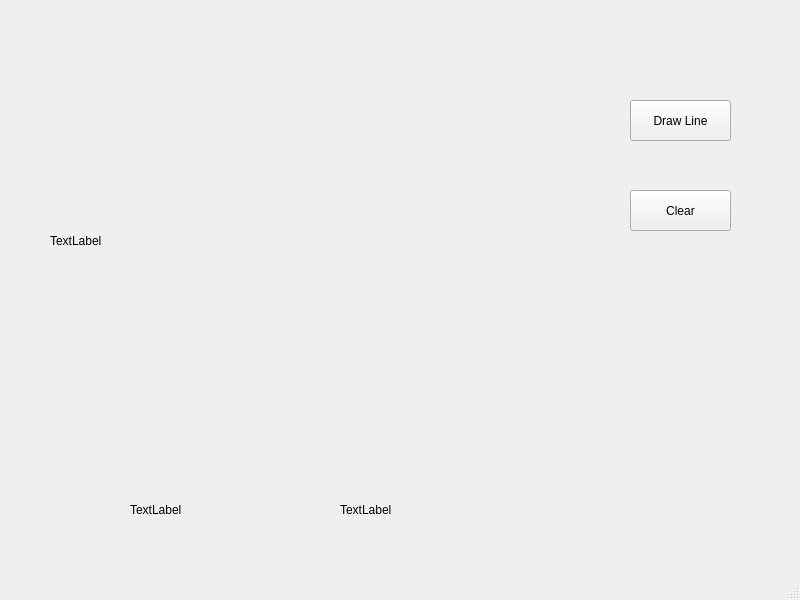
<?xml version="1.0" encoding="UTF-8"?>
<ui version="4.0">
 <class>MainWindow</class>
 <widget class="QMainWindow" name="MainWindow">
  <property name="geometry">
   <rect>
    <x>0</x>
    <y>0</y>
    <width>800</width>
    <height>600</height>
   </rect>
  </property>
  <property name="windowTitle">
   <string>MainWindow</string>
  </property>
  <widget class="QWidget" name="centralwidget">
   <widget class="my_label" name="frame">
    <property name="geometry">
     <rect>
      <x>50</x>
      <y>40</y>
      <width>551</width>
      <height>401</height>
     </rect>
    </property>
    <property name="text">
     <string>TextLabel</string>
    </property>
   </widget>
   <widget class="QLabel" name="mouse_movement">
    <property name="geometry">
     <rect>
      <x>130</x>
      <y>500</y>
      <width>63</width>
      <height>20</height>
     </rect>
    </property>
    <property name="text">
     <string>TextLabel</string>
    </property>
   </widget>
   <widget class="QLabel" name="mouse_pressed">
    <property name="geometry">
     <rect>
      <x>340</x>
      <y>500</y>
      <width>63</width>
      <height>20</height>
     </rect>
    </property>
    <property name="text">
     <string>TextLabel</string>
    </property>
   </widget>
   <widget class="QPushButton" name="draw_line">
    <property name="geometry">
     <rect>
      <x>630</x>
      <y>100</y>
      <width>101</width>
      <height>41</height>
     </rect>
    </property>
    <property name="text">
     <string>Draw Line</string>
    </property>
   </widget>
   <widget class="QPushButton" name="clear">
    <property name="geometry">
     <rect>
      <x>630</x>
      <y>190</y>
      <width>101</width>
      <height>41</height>
     </rect>
    </property>
    <property name="text">
     <string>Clear</string>
    </property>
   </widget>
  </widget>
  <widget class="QMenuBar" name="menubar">
   <property name="geometry">
    <rect>
     <x>0</x>
     <y>0</y>
     <width>800</width>
     <height>25</height>
    </rect>
   </property>
  </widget>
  <widget class="QStatusBar" name="statusbar"/>
 </widget>
 <customwidgets>
  <customwidget>
   <class>my_label</class>
   <extends>QLabel</extends>
   <header location="global">my_label.h</header>
  </customwidget>
 </customwidgets>
 <resources/>
 <connections/>
</ui>
